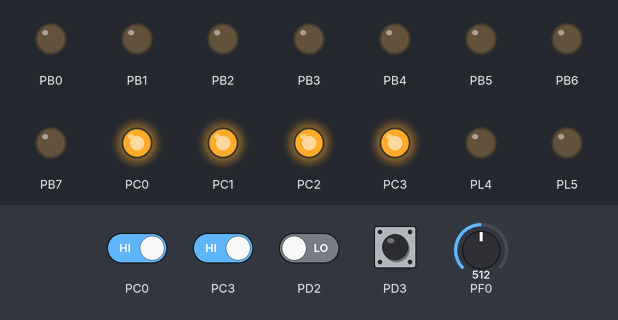
This program was run on a simulated ATmega2560, built with avr-gcc and emulated at 16 MHz. On the bench: output pins drawn as LEDs (lit = HIGH). Inputs (shaded band) come from the test bench; at power-on: PC0, PC3, PD3 HIGH, PD2 LOW, PF0 = 512. Pins used as bus, display or sensor lines are not drawn.

Above: at 1.2 s.
1.3 s: PC0 driven LOW and PC3 driven LOW
At 1.8 s:
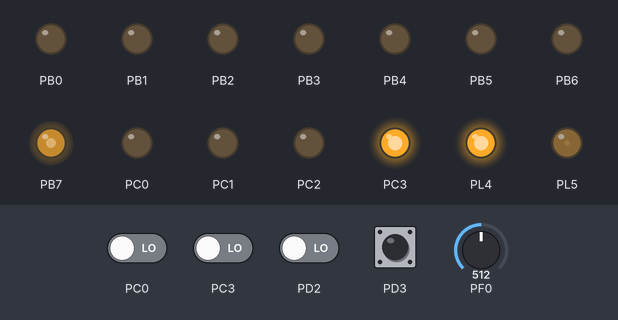
Timing chart, 0 to 4.3 s (numbered marks = the images above; inputs shaded):
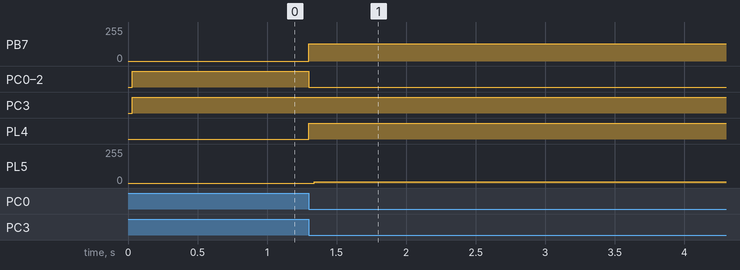

Measured:
- after the input at 1.3 s, PB7: 0/255 → 128/255 at once; PC0–2: HIGH → LOW at once; PL4: LOW → HIGH at once; PL5: 0/255 → 11/255 at once

The program:

main.c
```c
/*
	Course		: UVic Mechatronics 458
	Milestone	: 4B
	Title		: Interfacing with DC Motor

	Name 1:	Liam Welgan-Gunn		Student ID: V00889715
	Name 2:	Marcus Lau				Student ID: V00884155

	Description: This program interfaces with a DC motor and does ADC conversion.
*/


#include <avr/interrupt.h>
#include <avr/io.h>
#include <inttypes.h>
#include <util/delay.h>
#include "lcd.h"

// define the global variables that can be used in every function  ==========
volatile unsigned char ADC_result;
volatile unsigned int ADC_result_flag;
volatile unsigned int current_cw = 1;


void mTimer (int count)
{
   /***
      Setup Timer1 as a ms timer
	  Using polling method not Interrupt Driven
   ***/

   int i;

   i = 0;

   TCCR1B |= _BV (CS11);  // Set prescaler (/8) clock 16MHz/8 -> 2MHz
   /* Set the Waveform gen. mode bit description to clear
     on compare mode only */
   TCCR1B |= _BV(WGM12);

   /* Set output compare register for 2000 cycles, 1ms */
   OCR1A = 0x07D0;

   /* Initialize Timer1 to zero */
   TCNT1 = 0x0000;

   /* Enable the output compare interrupt */
   //TIMSK1 |= _BV(OCIE1A);  //remove if global interrups is set (sei())

   /* Clear the Timer1 interrupt flag and begin timing */
   TIFR1 |= _BV(OCF1A);

   /* Poll the timer to determine when the timer has reached 1ms */
   while (i < count)
   {
      while ((TIFR1 & 0x02) != 0x02);

	   /* Clear the interrupt flag by WRITING a ONE to the bit */
	   TIFR1 |= _BV(OCF1A);
	   i++;
   } /* while */
   TCCR1B &= ~_BV (CS11);  //  disable prescalar, no Clock
   return;
}  /* mTimer */

void CW(){
	PORTB = 0b00111000;
	current_cw = 1;
}

void CCW(){
	PORTB = 0b01110000;
	current_cw = 0;
}

void brake(){
	PORTB = 0b01111000;
}

void PWM(){
TCCR0A = 0b10000011; //set first two bits to 10, clear OC0A on compare match, set last two bits to WGM mode 3, bits 011 (bits are separated into 2 registers)

TCCR0B = 0b00000011; // set bit 3 to WGM mode 3 (first bit of 011), set last 3 bits to 011 to prescale clock by 64

//TIMSK0 = 0b00000010; // set bit 1 to 1, enables OCIE0A

OCR0A = ADC_result; // set OCRA to potentiometer
}


void main()
{
	//TIMER CODE
	CLKPR = 0x80;
	CLKPR = 0x01;
	//TCCR1B |= _BV(CS11);

	cli();  // disable all of the interrupt ==========================

	// config the external interrupt ======================================
	EIMSK |= (_BV(INT2));      // enable INT2
	EICRA |= (_BV(ISC21) | _BV(ISC20));   // rising edge interrupt

	//interrupt for switching belt direction
	EIMSK |= (_BV(INT3));	//enable INT3
	EICRA |= (_BV(ISC31));// | _BV(ISC30)); //rising edge interrupt
	// config ADC =========================================================
	// by default, the ADC input (analog input is set to be ADC0 / PORTF0
	ADCSRA |= _BV(ADEN);   // enable ADC
	ADCSRA |= _BV(ADIE);   // enable interrupt of ADC
	ADMUX |= _BV(ADLAR) | _BV(REFS0);  // sets voltage reference selection and ADC left adjust result

	// set the PORTC as output to display the ADC result ==================
	DDRC  = 0xff;
	DDRB = 0xff;
	DDRL = 0xff; //set PORTB as output for DC motor
	// sets the Global Enable for all interrupts ==========================
	sei();


	//Initialize LCD module
	InitLCD(LS_BLINK|LS_ULINE);


	PWM(); //initialize PWM
	//CW(); // turn cw
	//mTimer(10);

		// initialize the ADC, start one conversion at the beginning ==========
		ADCSRA |= _BV(ADSC);

	while (1)
	{
		PORTL = 0x10;
		//mTimer(500);
		if (ADC_result_flag)
		{
					OCR0A = ADC_result; //change PWM to current potentiometer input
					ADC_result_flag = 0x00; //clear ADC flag
					ADCSRA |= _BV(ADSC); //start another ADC
			PORTL = 0x30;
			//Clear the screen
			/*LCDClear();
			LCDWriteStringXY(0,0,"PWM= ");
			LCDWriteIntXY(5,0,(ADC_result/2.55), 3); // display PWM %
			LCDWriteStringXY(8,0,"%");
			LCDWriteIntXY(10,0,ADC_result,3);
			LCDWriteStringXY(0,1, "Direction: "); */

			/*if(current_cw == 1){
				LCDWriteStringXY(11,1,"CW");
			}
			else{
				LCDWriteStringXY(11,1,"CCW");
			} */


			//mTimer(500);
		}

	}// end while
}   // end main

// sensor switch:  Active HIGH starts AD converstion =======
ISR(INT2_vect)
{  // when there is a rising edge, we need to do ADC =====================
	if((PIND & 0x04) == 0x04){
		PORTB = 0x00;
		LCDClear();
		LCDWriteStringXY(0,0, "Kill Switch Activated");
		while (1){} //infinite loop
 }
 }  // the interrupt will be triggered if the ADC is done ========================

 ISR(ADC_vect)  {
	ADC_result = ADCH;
	ADC_result_flag = 1;
 }

ISR(INT3_vect){
	if ((PIND & 0x08) == 0x00){
	//PORTL = 0x80;
	brake();
	mTimer(20); //debounce
	if(current_cw == 1){
			PORTB = 0b00111000;
			current_cw = 1;
	}
	else {
			PORTB = 0b00111000;
			current_cw = 1;
	}
	while((PIND & 0x08) == 0x00){

	}
	mTimer(20);//debounce
	//PORTL = 0x00;
	}

}
```

myutils.h
```c
#ifndef MYUTILS_H
 #define MYUTILS_H

 #define _CONCAT(a,b) a##b
 #define PORT(x) _CONCAT(PORT,x)
 #define PIN(x) _CONCAT(PIN,x)
 #define DDR(x) _CONCAT(DDR,x)

#endif
```

LCD.c
```c
#include <avr/io.h>
#include <inttypes.h>

#ifndef F_CPU
//	#define F_CPU 12000000UL
//	#define F_CPU 1000000UL		//Frequency of uC - AT90USB1287
   #define F_CPU 16000000UL		//Frequency of uC - ATmega2560
#endif

#include <util/delay.h>

#include "lcd.h"


#define LCD_DATA_PORT 	PORT(LCD_DATA)
#define LCD_E_PORT 		PORT(LCD_E)
#define LCD_RS_PORT 	PORT(LCD_RS)
#define LCD_RW_PORT 	PORT(LCD_RW)

#define LCD_DATA_DDR 	DDR(LCD_DATA)
#define LCD_E_DDR 		DDR(LCD_E)
#define LCD_RS_DDR 		DDR(LCD_RS)
#define LCD_RW_DDR 		DDR(LCD_RW)

#define LCD_DATA_PIN	PIN(LCD_DATA)

#define SET_E() (LCD_E_PORT|=(1<<LCD_E_POS))
#define SET_RS() (LCD_RS_PORT|=(1<<LCD_RS_POS))
#define SET_RW() (LCD_RW_PORT|=(1<<LCD_RW_POS))

#define CLEAR_E() (LCD_E_PORT&=(~(1<<LCD_E_POS)))
#define CLEAR_RS() (LCD_RS_PORT&=(~(1<<LCD_RS_POS)))
#define CLEAR_RW() (LCD_RW_PORT&=(~(1<<LCD_RW_POS)))


void LCDByte(uint8_t c,uint8_t isdata)
{
//Sends a byte to the LCD in 4bit mode
//cmd=0 for data
//cmd=1 for command


//NOTE: THIS FUNCTION RETURS ONLY WHEN LCD HAS PROCESSED THE COMMAND

uint8_t hn,ln;			//Nibbles
uint8_t temp;

hn=c>>4;
ln=(c & 0x0F);

if(isdata==0)
	CLEAR_RS();
else
	SET_RS();

_delay_us(0.500);		//tAS


SET_E();

//Send high nibble

temp=(LCD_DATA_PORT & 0XF0)|(hn);
LCD_DATA_PORT=temp;

_delay_us(1);			//tEH


//Now data lines are stable pull E low for transmission

CLEAR_E();

_delay_us(1);

//Send the lower nibble
SET_E();

temp=(LCD_DATA_PORT & 0XF0)|(ln);

LCD_DATA_PORT=temp;

_delay_us(1);			//tEH
						//Do not wait too long, 1 us is good

//SEND

CLEAR_E();

_delay_us(1);			//tEL

LCDBusyLoop();
}

void LCDBusyLoop()
{
	//This function waits till lcd is BUSY

	uint8_t busy,status=0x00,temp;

	//Change Port to input type because we are reading data
	LCD_DATA_DDR&=0xF0;

	//change LCD mode
	SET_RW();		//Read mode
	CLEAR_RS();		//Read status

	//Let the RW/RS lines stabilize
	_delay_us(0.5);		//tAS

	do
	{

		SET_E();

		//Wait tDA for data to become available
		_delay_us(0.5);

		status=LCD_DATA_PIN;
		status=status<<4;

		_delay_us(0.5);

		//Pull E low
		CLEAR_E();
		_delay_us(1);	//tEL

		SET_E();
		_delay_us(0.5);

		temp=LCD_DATA_PIN;
		temp&=0x0F;

		status=status|temp;

		busy=status & 0b10000000;

		_delay_us(0.5);

		CLEAR_E();
		_delay_us(1);	//tEL

	}while(busy);

	CLEAR_RW();		//write mode
	//Change Port to output
	LCD_DATA_DDR|=0x0F;

}

void InitLCD(uint8_t style)
{
	/*****************************************************************

	This function Initializes the lcd module
	must be called before calling lcd related functions

	Arguments:
	style = LS_BLINK,LS_ULINE(can be "OR"ed for combination)
	LS_BLINK :The cursor is blinking type
	LS_ULINE :Cursor is "underline" type else "block" type

	*****************************************************************/

	//After power on Wait for LCD to Initialize
	_delay_ms(30);

	//Set IO Ports
	LCD_DATA_DDR|=(0x0F);
	LCD_E_DDR|=(1<<LCD_E_POS);
	LCD_RS_DDR|=(1<<LCD_RS_POS);
	LCD_RW_DDR|=(1<<LCD_RW_POS);

	LCD_DATA_PORT&=0XF0;
	CLEAR_E();
	CLEAR_RW();
	CLEAR_RS();

	//Set 4-bit mode
	_delay_us(0.3);	//tAS

	SET_E();
	LCD_DATA_PORT|=(0b00000010); //[B] To transfer 0b00100000 i was using LCD_DATA_PORT|=0b00100000
	_delay_us(1);

	CLEAR_E();
	_delay_us(1);

	//Wait for LCD to execute the Functionset Command
	LCDBusyLoop();                                    //[B] Forgot this delay

	//Now the LCD is in 4-bit mode

	LCDCmd(0b00001100|style);	//Display On
	LCDCmd(0b00101000);			//function set 4-bit,2 line 5x7 dot format
}
void LCDWriteString(const char *msg)
{
	/*****************************************************************

	This function Writes a given string to lcd at the current cursor
	location.

	Arguments:
	msg: a null terminated string to print


	*****************************************************************/
 while(*msg!='\0')
 {
	LCDData(*msg);
	msg++;
 }
}

void LCDWriteInt(int val,unsigned int field_length)
{
	/***************************************************************
	This function writes a integer type value to LCD module

	Arguments:
	1)int val	: Value to print

	2)unsigned int field_length :total length of field in which the value is printed
	must be between 1-5 if it is -1 the field length is no of digits in the val

	****************************************************************/

	char str[5]={0,0,0,0,0};
	int i=4,j=0;
	while(val)
	{
	str[i]=val%10;
	val=val/10;
	i--;
	}
	if(field_length==-1)
		while(str[j]==0) j++;
	else
		j=5-field_length;

	if(val<0) LCDData('-');
	for(i=j;i<5;i++)
	{
	LCDData(48+str[i]);
	}
}
void LCDGotoXY(uint8_t x,uint8_t y)
{
 if(x<40)
 {
  if(y) x|=0b01000000;
  x|=0b10000000;
  LCDCmd(x);
  }
}
```

lcd.h
```c
#include <avr/io.h>

#ifndef F_CPU
//	#define F_CPU 12000000UL
//	#define F_CPU 1000000UL		//Frequency of uC - AT90USB1287
   #define F_CPU 16000000UL		//Frequency of uC - ATmega2560
#endif

#include <util/delay.h>

#include "myutils.h"

#ifndef _LCD_H
#define _LCD_H
/*_________________________________________________________________________________________*/

/************************************************
	LCD CONNECTIONS
   Uses PORTD.7 - Strobe, PORT.6 - RS, PORT.5 - RW, DataNibble PORTC.4 - PORTC.7
   Code Modified to use PORTC Only
*************************************************/

#define LCD_DATA C	//Port PC0-PC3 are connected to D4-D7

#define LCD_E C 		//Enable OR strobe signal
#define LCD_E_POS	PC7	//Position of enable in above port

#define LCD_RS C
#define LCD_RS_POS 	PC6

#define LCD_RW C
#define LCD_RW_POS 	PC5


//************************************************

#define LS_BLINK 0B00000001
#define LS_ULINE 0B00000010


/***************************************************
			F U N C T I O N S
****************************************************/


void InitLCD(uint8_t style);
void LCDWriteString(const char *msg);
void LCDWriteInt(int val,unsigned int field_length);
void LCDGotoXY(uint8_t x,uint8_t y);

//Low level
void LCDByte(uint8_t,uint8_t);
#define LCDCmd(c) (LCDByte(c,0))
#define LCDData(d) (LCDByte(d,1))

void LCDBusyLoop();


/***************************************************
			F U N C T I O N S     E N D
****************************************************/


/***************************************************
	M A C R O S
***************************************************/
#define LCDClear() LCDCmd(0b00000001)
#define LCDHome() LCDCmd(0b00000010);

#define LCDWriteStringXY(x,y,msg) {\
 LCDGotoXY(x,y);\
 LCDWriteString(msg);\
}

#define LCDWriteIntXY(x,y,val,fl) {\
 LCDGotoXY(x,y);\
 LCDWriteInt(val,fl);\
}
/***************************************************/


/*_________________________________________________________________________________________*/
#endif
```
